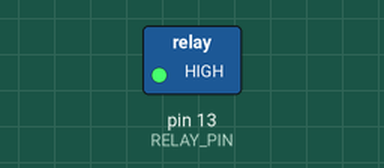
Bench run of a sketch on a simulated Arduino Uno, built with avr-gcc and run on an emulated ATmega328P. Parts: switched loads named in the sketch (green lamp = pin HIGH).

Above: at 1.0 s.
At 3.0 s:
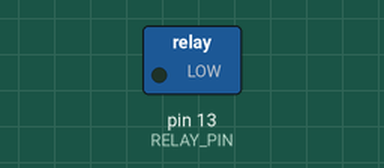
Timing chart, 0 to 5.2 s (numbered marks = the images above):
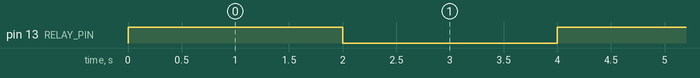

The sketch:

relay_module.ino
```cpp
//#include "Arduino_SensorKit.h"

const int RELAY_PIN = 13;  // the Arduino pin, which connects to the IN pin of relay

// used to check if the relay module is working and interfaced correctly
const int time_on = 2*1000; // ms
const int time_off = 2*1000; // ms


// the setup function runs once when you press reset or power the board
void setup() {
  pinMode(RELAY_PIN, OUTPUT); // initialize the pin connected to the relay

  //Serial.begin(9600);
  //Environment.begin();

}

void loop() {
  // checking if the relay module is working and interfaced correctly: manually turns on and off the relay
  digitalWrite(RELAY_PIN, HIGH); //High is On
  delay(time_on);
  digitalWrite(RELAY_PIN, LOW); //Low is off
  delay(time_off);

  // interface with the temperature sensor

}
```

Measured:
- by itself, pin 13 (RELAY_PIN): alternates HIGH for 2.0 s and LOW for 2.0 s
